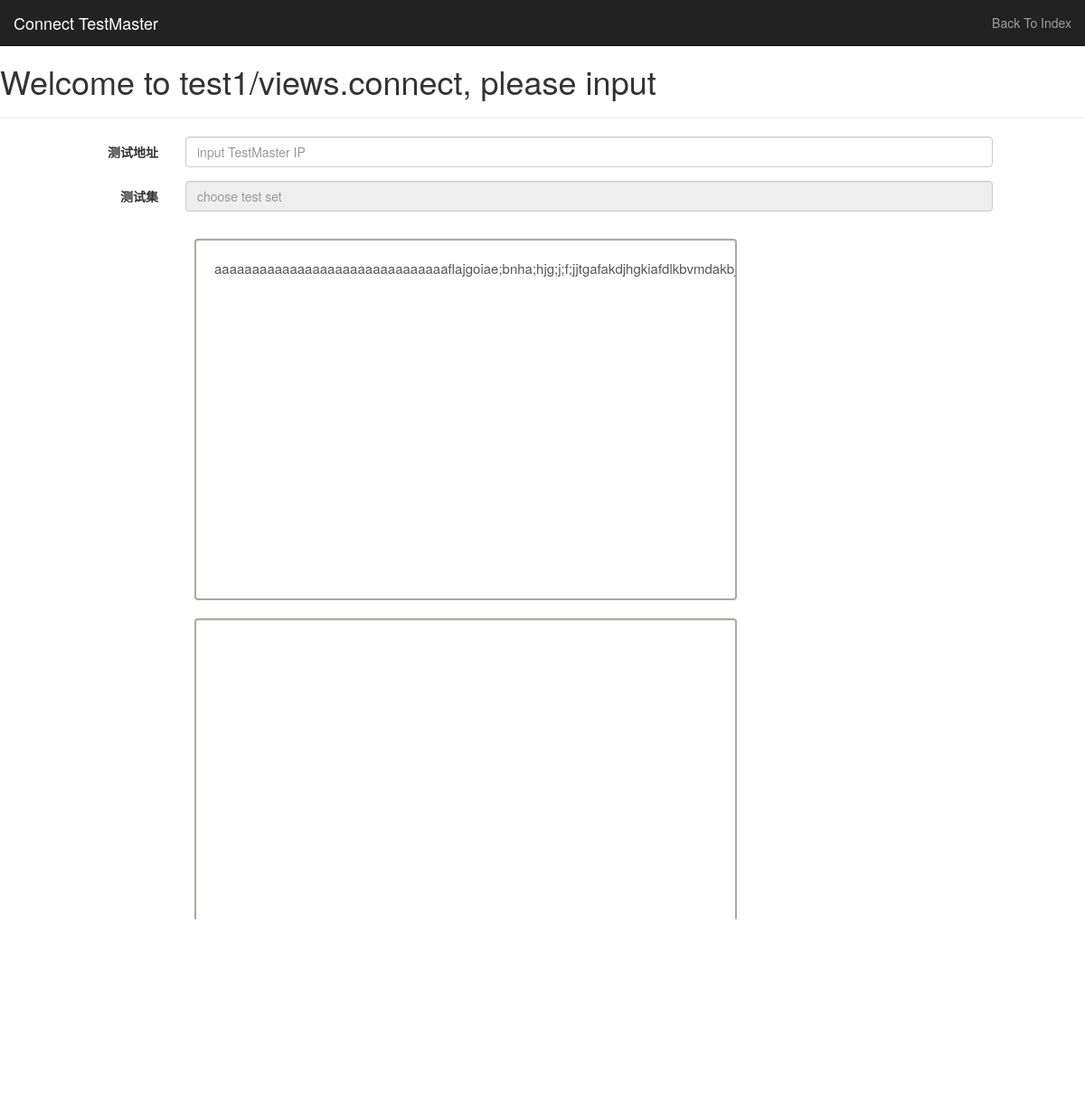
/test1/connect/, run on an earlier commit of the app's database.
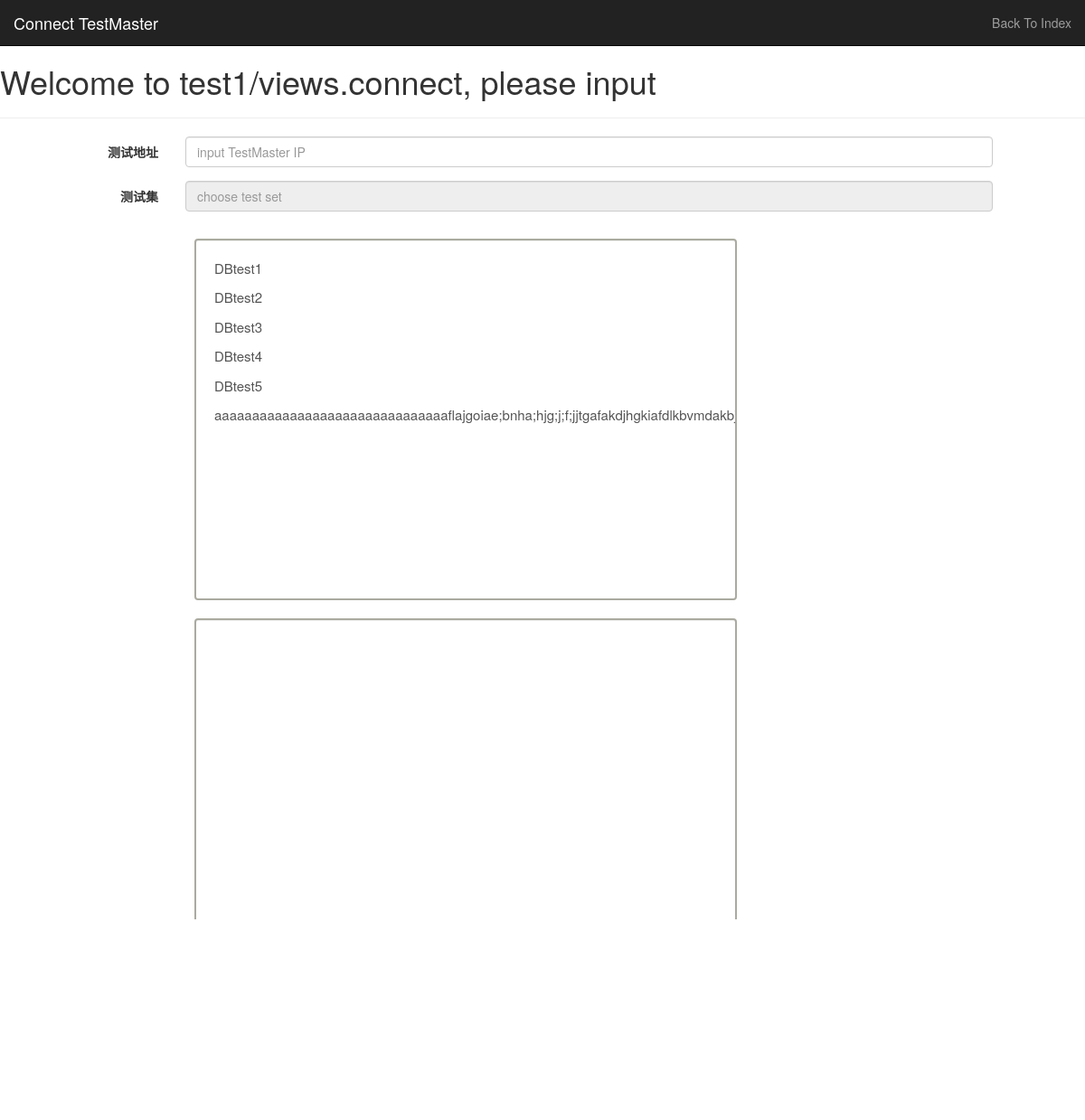
And on a later commit of the database.
### test1/models.py (models this page shows, shortened)
class Testset(models.Model):
    setName = models.CharField(max_length=200)

### test1/views.py (the view)
def connect(request):
    testset_list = Testset.objects.order_by('setName')
    context = {
        'testset_list': testset_list,
        'welcome': "Welcome to test1/views.connect, please input",
    }
    return render(request, 'test1/connect.html', context)

### test1/templates/test1/connect.html (shortened to what this page needs)
{% load staticfiles %}
<!DOCTYPE html>
<html lang="zh-CN">
<head>
    <link href="{% static 'css/bootstrap.min.css' %}" rel="stylesheet">
</head>
<body>
<nav class="navbar navbar-inverse navbar-fixed-top" role="navigation">
    <div class="container-fluid">
        <div class="navbar-header">
            <a class="navbar-brand">Connect TestMaster</a>
        </div>
        <div id="navbar" class="navbar-collapse collapse">
            <ul class="nav navbar-nav navbar-right">
                <li><a href="{% url 'test1:test1index' %}">Back To Index</a></li>
            </ul>
        </div>
    </div>
</nav>
<h1>{{ welcome }}</h1>
<hr/>
<form id="form1" onsubmit="return checkForm(this)" class="form-horizontal" method="post" action="{% url 'test1:test1build' %}">
    <div class="form-group">
        <label for="testbranch" class="col-sm-2 control-label">测试地址</label>
        <div class="col-sm-9">
            <input type="text" class="form-control" id="testbranch" name="testaddress233" placeholder="input TestMaster IP" required>
        </div>
    </div>
    <div class="form-group">
        <label for="testset" class="col-sm-2 control-label">测试集</label>
        <div class="col-sm-9">
            <input type="text" class="form-control" id="testsetinput" name="testset233" placeholder="choose test set"
                   readonly="readonly">
            <br/>
            <div id="div1" ondrop="dropdiv1(event)" ondragover="allowDrop(event)" class="form-control">
                {% for testsetitem in testset_list %}
                    <p style="width: 100px; white-space: nowrap" draggable="true" ondragstart="drag(event)" id="DBtest{{ testsetitem.id }}">{{ testsetitem.setName }}</p>
                {% endfor %}
                <p style="width: 100px; white-space: normal" draggable="true" ondragstart="drag(event)" id="DBtest10">aaaaaaaaaaaaaaaaaaaaaaaaaaaaaaaflajgoiae;bnha;hjg;j;f;jjtgafakdjhgkiafdlkbvmdakbjgiarmklgjfoidbglmblfgs;kgggggggggggggggggggggggggggggggggggggggggggggghiosn;lkvnfsk;dhbiorsmbko;shgdiobsklhfdhgvfanhrfjlagfiubvlbv</p>
            </div>
            <div id="div2" ondrop="dropdiv2(event)" ondragover="allowDrop(event)" class="form-control"></div>
            <br/>
        </div>
    </div>
    <div class="form-group">
        <label for="testpatch" class="col-sm-2 control-label">测试patch</label>
        <div class="col-sm-9">
            <input type="text" class="form-control" id="testpatch" name="testpatch233" placeholder="input test patch" required>
        </div>
    </div>
    <br/>
    <div class="form-group">
        <div class="col-sm-offset-2 col-sm-10">
            <button type="button" class="btn btn-primary" onclick="connectTestMaster();">测试连接</button>
            <button type="submit" class="btn btn-primary" id="submit" disabled="disabled">提交</button>
        </div>
    </div>
</form>
</body>
</html>

What changed in the data, as far as the page shows it:
added Testset: {{ testsetitem.id }} 1 (drawn), setName "DBtest1"
added Testset: setName "DBtest2"
added Testset: setName "DBtest3"
added Testset: setName "DBtest4"
added Testset: setName "DBtest5"
